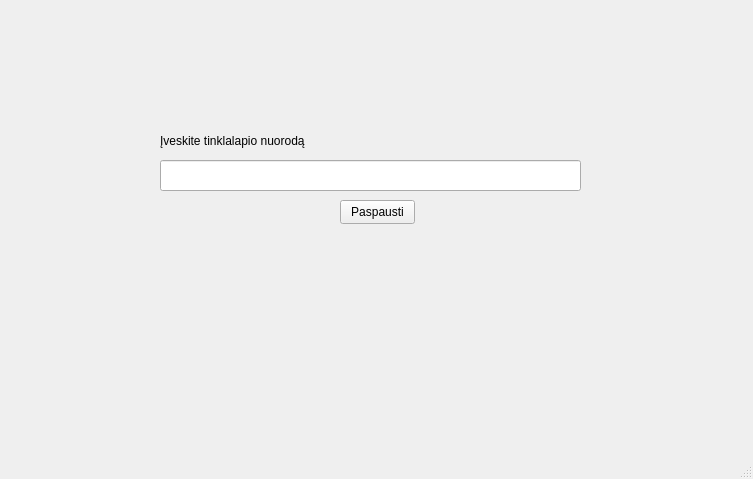
<?xml version="1.0" encoding="UTF-8"?>
<ui version="4.0">
 <class>MainWindow</class>
 <widget class="QMainWindow" name="MainWindow">
  <property name="geometry">
   <rect>
    <x>0</x>
    <y>0</y>
    <width>753</width>
    <height>479</height>
   </rect>
  </property>
  <property name="windowTitle">
   <string>MainWindow</string>
  </property>
  <widget class="QWidget" name="centralwidget">
   <widget class="QLineEdit" name="nuoroda">
    <property name="geometry">
     <rect>
      <x>160</x>
      <y>160</y>
      <width>421</width>
      <height>31</height>
     </rect>
    </property>
   </widget>
   <widget class="QLabel" name="label">
    <property name="geometry">
     <rect>
      <x>160</x>
      <y>130</y>
      <width>401</width>
      <height>21</height>
     </rect>
    </property>
    <property name="text">
     <string>Įveskite tinklalapio nuorodą</string>
    </property>
   </widget>
   <widget class="QPushButton" name="mygtukas">
    <property name="geometry">
     <rect>
      <x>340</x>
      <y>200</y>
      <width>75</width>
      <height>24</height>
     </rect>
    </property>
    <property name="text">
     <string>Paspausti</string>
    </property>
   </widget>
   <widget class="QLabel" name="komentaras">
    <property name="geometry">
     <rect>
      <x>170</x>
      <y>240</y>
      <width>411</width>
      <height>81</height>
     </rect>
    </property>
    <property name="text">
     <string/>
    </property>
   </widget>
  </widget>
  <widget class="QMenuBar" name="menubar">
   <property name="geometry">
    <rect>
     <x>0</x>
     <y>0</y>
     <width>753</width>
     <height>22</height>
    </rect>
   </property>
  </widget>
  <widget class="QStatusBar" name="statusbar"/>
 </widget>
 <resources/>
 <connections/>
</ui>
